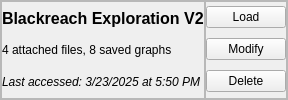
                         <widget class="QFrame" name="example_loadfile_container_2">
                          <property name="frameShape">
                           <enum>QFrame::StyledPanel</enum>
                          </property>
                          <property name="frameShadow">
                           <enum>QFrame::Raised</enum>
                          </property>
                          <layout class="QHBoxLayout" name="horizontalLayout_33">
                           <property name="spacing">
                            <number>0</number>
                           </property>
                           <property name="leftMargin">
                            <number>0</number>
                           </property>
                           <property name="topMargin">
                            <number>0</number>
                           </property>
                           <property name="rightMargin">
                            <number>0</number>
                           </property>
                           <property name="bottomMargin">
                            <number>0</number>
                           </property>
                           <item>
                            <widget class="QFrame" name="example_loadfile_info_12">
                             <property name="sizePolicy">
                              <sizepolicy hsizetype="Expanding" vsizetype="Preferred">
                               <horstretch>0</horstretch>
                               <verstretch>0</verstretch>
                              </sizepolicy>
                             </property>
                             <property name="frameShape">
                              <enum>QFrame::StyledPanel</enum>
                             </property>
                             <property name="frameShadow">
                              <enum>QFrame::Raised</enum>
                             </property>
                             <layout class="QVBoxLayout" name="verticalLayout_41">
                              <property name="spacing">
                               <number>0</number>
                              </property>
                              <property name="leftMargin">
                               <number>0</number>
                              </property>
                              <property name="topMargin">
                               <number>0</number>
                              </property>
                              <property name="rightMargin">
                               <number>0</number>
                              </property>
                              <property name="bottomMargin">
                               <number>0</number>
                              </property>
                              <item>
                               <widget class="QLabel" name="label_59">
                                <property name="font">
                                 <font>
                                  <pointsize>12</pointsize>
                                  <bold>true</bold>
                                 </font>
                                </property>
                                <property name="text">
                                 <string>Blackreach Exploration V2</string>
                                </property>
                               </widget>
                              </item>
                              <item>
                               <widget class="QLabel" name="label_60">
                                <property name="text">
                                 <string>4 attached files, 8 saved graphs</string>
                                </property>
                               </widget>
                              </item>
                              <item>
                               <widget class="QLabel" name="label_61">
                                <property name="font">
                                 <font>
                                  <italic>true</italic>
                                 </font>
                                </property>
                                <property name="text">
                                 <string>Last accessed: 3/23/2025 at 5:50 PM</string>
                                </property>
                               </widget>
                              </item>
                             </layout>
                            </widget>
                           </item>
                           <item>
                            <widget class="QFrame" name="example_loadfile_buttons_12">
                             <property name="frameShape">
                              <enum>QFrame::StyledPanel</enum>
                             </property>
                             <property name="frameShadow">
                              <enum>QFrame::Raised</enum>
                             </property>
                             <layout class="QVBoxLayout" name="verticalLayout_42">
                              <property name="spacing">
                               <number>6</number>
                              </property>
                              <property name="leftMargin">
                               <number>0</number>
                              </property>
                              <property name="topMargin">
                               <number>0</number>
                              </property>
                              <property name="rightMargin">
                               <number>0</number>
                              </property>
                              <property name="bottomMargin">
                               <number>0</number>
                              </property>
                              <item>
                               <widget class="QPushButton" name="pushButton_38">
                                <property name="text">
                                 <string>Load</string>
                                </property>
                               </widget>
                              </item>
                              <item>
                               <widget class="QPushButton" name="pushButton_39">
                                <property name="text">
                                 <string>Modify</string>
                                </property>
                               </widget>
                              </item>
                              <item>
                               <widget class="QPushButton" name="pushButton_40">
                                <property name="text">
                                 <string>Delete</string>
                                </property>
                               </widget>
                              </item>
                             </layout>
                            </widget>
                           </item>
                          </layout>
                         </widget>
